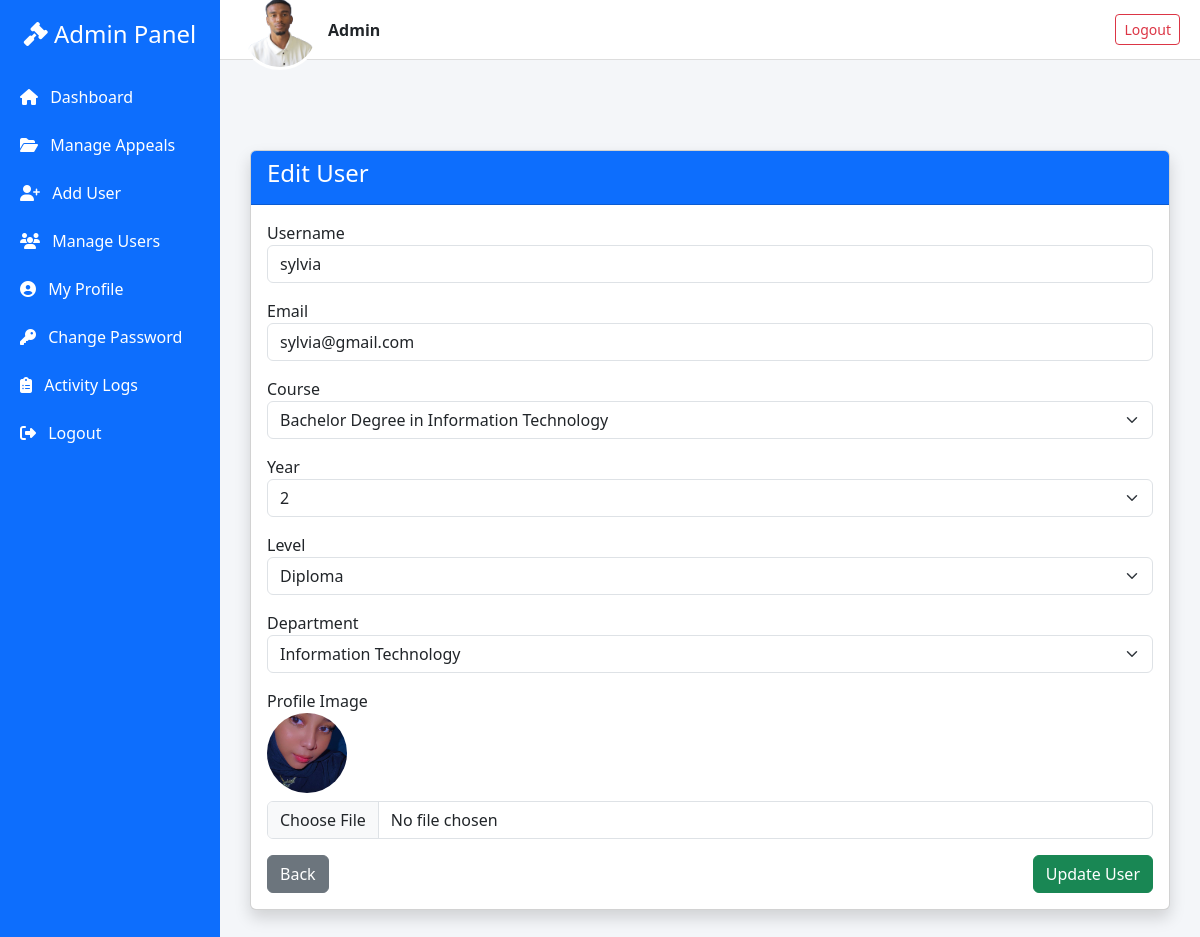
Before: /admin/edit_user.php?id=3 (signed in) with the older database file.
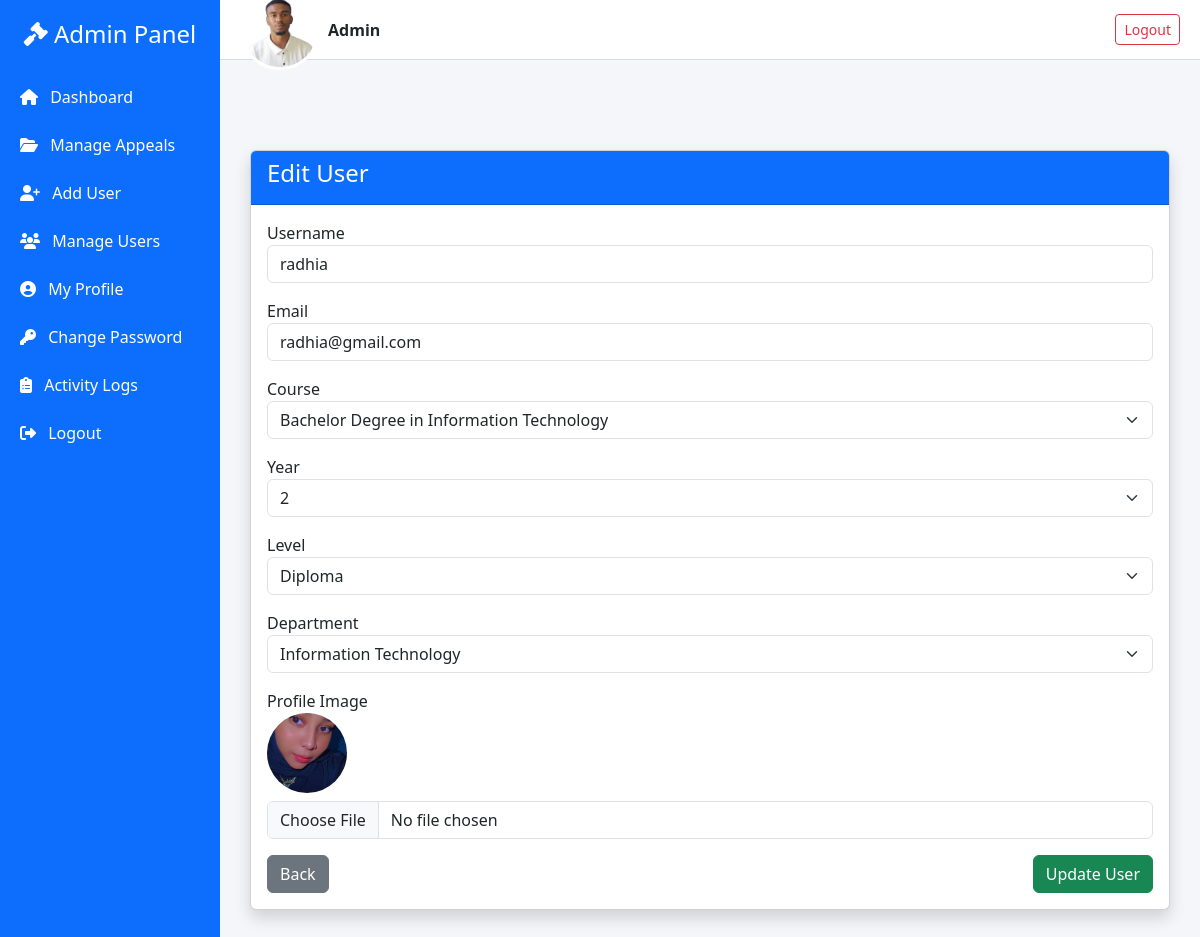
After: the same page with the newer database file.
### tables this page shows
CREATE TABLE `users` (
  `id` int(11) NOT NULL,
  `username` varchar(100) NOT NULL,
  `email` varchar(100) NOT NULL,
  `address` varchar(255) NOT NULL,
  `phone` varchar(20) NOT NULL,
  `gender` enum('Male','Female') NOT NULL,
  `password` varchar(255) NOT NULL,
  `role` enum('admin','user') NOT NULL DEFAULT 'user',
  `created_at` timestamp NOT NULL DEFAULT current_timestamp(),
  `profile_image` varchar(255) DEFAULT 'default.png',
  `department` varchar(100) DEFAULT NULL,
  `course` varchar(100) DEFAULT NULL,
  `year` varchar(20) DEFAULT NULL,
  `level` varchar(50) DEFAULT NULL,
  `department_id` int(11) DEFAULT NULL
);

CREATE TABLE `courses` (
  `id` int(11) NOT NULL,
  `name` varchar(255) NOT NULL,
  `campus` varchar(100) NOT NULL
);

CREATE TABLE `departments` (
  `id` int(11) NOT NULL,
  `name` varchar(100) NOT NULL
);

### admin/edit_user.php (the view, shortened to what this page needs)
<?php
include '../db.php';
$user_id = $_GET['id'];
$departments = [];
$dept_stmt = $conn->prepare("SELECT id, name FROM departments");
$dept_stmt->execute();
$dept_result = $dept_stmt->get_result();
while ($row = $dept_result->fetch_assoc()) {
    $departments[] = $row;
}
$courses = [];
$course_stmt = $conn->prepare("SELECT id, name FROM courses");
$course_stmt->execute();
$course_result = $course_stmt->get_result();
while ($row = $course_result->fetch_assoc()) {
    $courses[] = $row;
}
$stmt = $conn->prepare("SELECT * FROM users WHERE id = ?");
$stmt->bind_param("i", $user_id);
$stmt->execute();
$result = $stmt->get_result();
$user = $result->fetch_assoc();
$profileImage = !empty($_SESSION['user']['profile_image']) ? $_SESSION['user']['profile_image'] : 'default.png';
?>
<!DOCTYPE html>
<html lang="en">
<head>
  <link href="https://cdn.jsdelivr.net/npm/bootstrap@5.3.3/dist/css/bootstrap.min.css" rel="stylesheet">
  <link href="https://cdnjs.cloudflare.com/ajax/libs/font-awesome/6.5.0/css/all.min.css" rel="stylesheet">
</head>
<body>
  <div class="sidebar">
    <h4 class="text-center mb-4"><i class="fas fa-gavel"></i> Admin Panel</h4>
    <a href="dashboard.php"><i class="fas fa-home me-2"></i> Dashboard</a>
    <a href="manage_appeals.php"><i class="fas fa-folder-open me-2"></i> Manage Appeals</a>
    <a href="add_user.php"><i class="fas fa-user-plus me-2"></i> Add User</a>
    <a href="manage_user.php"><i class="fas fa-users me-2"></i> Manage Users</a>
    <a href="profile.php"><i class="fas fa-user-circle me-2"></i> My Profile</a>
    <a href="change_password.php" class="bg-primary"><i class="fas fa-key me-2"></i> Change Password</a>
    <a href="view_logs.php"><i class="fas fa-clipboard-list me-2"></i> Activity Logs</a>
    <a href="../logout.php"><i class="fas fa-sign-out-alt me-2"></i> Logout</a>
  </div>
<div class="topbar">
  <div class="d-flex align-items-center gap-2">
    <img src="../image/<?= htmlspecialchars($profileImage) ?>" class="avatar" />
    <strong><?= htmlspecialchars($_SESSION['user']['username']) ?></strong>
  </div>
  <a href="../logout.php" class="btn btn-outline-danger btn-sm">Logout</a>
</div>
<div class="dashboard-content">
  <div class="card shadow">
    <div class="card-header bg-primary text-white">
      <h4>Edit User</h4>
    </div>
    <div class="card-body">
      <form method="POST" enctype="multipart/form-data">
        <div class="mb-3">
          <label>Username</label>
          <input type="text" name="username" class="form-control" value="<?= htmlspecialchars($user['username']) ?>" required>
        </div>
        <div class="mb-3">
          <label>Email</label>
          <input type="email" name="email" class="form-control" value="<?= htmlspecialchars($user['email']) ?>" required>
        </div>
        <div class="mb-3">
          <label>Course</label>
          <select name="course" class="form-select" required>
            <?php foreach ($courses as $course): ?>
              <option value="<?= $course['name'] ?>" <?= $user['course'] == $course['name'] ? 'selected' : '' ?>>
                <?= htmlspecialchars($course['name']) ?>
              </option>
            <?php endforeach; ?>
          </select>
        </div>
        <div class="mb-3">
          <label>Year</label>
          <select name="year" class="form-select" required>
            <?php for ($i = 1; $i <= 3; $i++): ?>
              <option value="<?= $i ?>" <?= $user['year'] == $i ? 'selected' : '' ?>><?= $i ?></option>
            <?php endfor; ?>
          </select>
        </div>
        <div class="mb-3">
          <label>Level</label>
          <select name="level" class="form-select" required>
            <?php
              $levels = ['Certificate', 'Diploma', 'Degree', 'Master', 'SPA', 'SPB', 'Other'];
              foreach ($levels as $level) {
                echo "<option value=\"$level\" " . ($user['level'] === $level ? 'selected' : '') . ">$level</option>";
              }
            ?>
          </select>
        </div>
        <div class="mb-3">
          <label>Department</label>
          <select name="department" class="form-select" required>
            <?php foreach ($departments as $dept): ?>
              <option value="<?= $dept['id'] ?>" <?= $user['department_id'] == $dept['id'] ? 'selected' : '' ?>>
                <?= htmlspecialchars($dept['name']) ?>
              </option>
            <?php endforeach; ?>
          </select>
        </div>
        <div class="mb-3">
          <label>Profile Image</label><br>
          <img src="../image/<?= htmlspecialchars($user['profile_image']) ?>" width="80" height="80" style="border-radius: 50%; object-fit: cover;">
          <input type="file" name="profile_image" class="form-control mt-2" accept="image/*">
        </div>
        <div class="d-flex justify-content-between">
          <a href="manage_users.php" class="btn btn-secondary">Back</a>
          <button type="submit" class="btn btn-success">Update User</button>
        </div>
      </form>
    </div>
  </div>
</div>
</body>
</html>

Changed rows visible on the page:
changed users "Diploma": username "sylvia" → "radhia"; email "sylvia@gmail.com" → "radhia@gmail.com"
